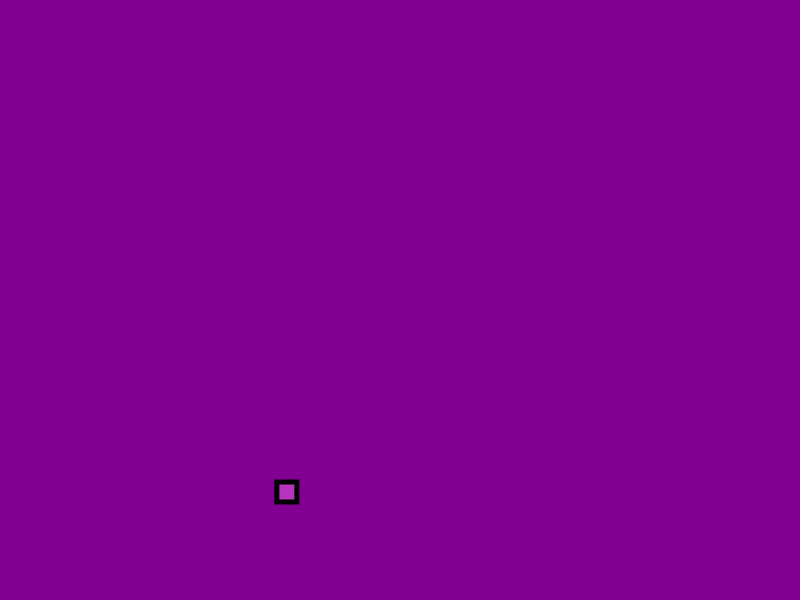
Frame 1 (no input)
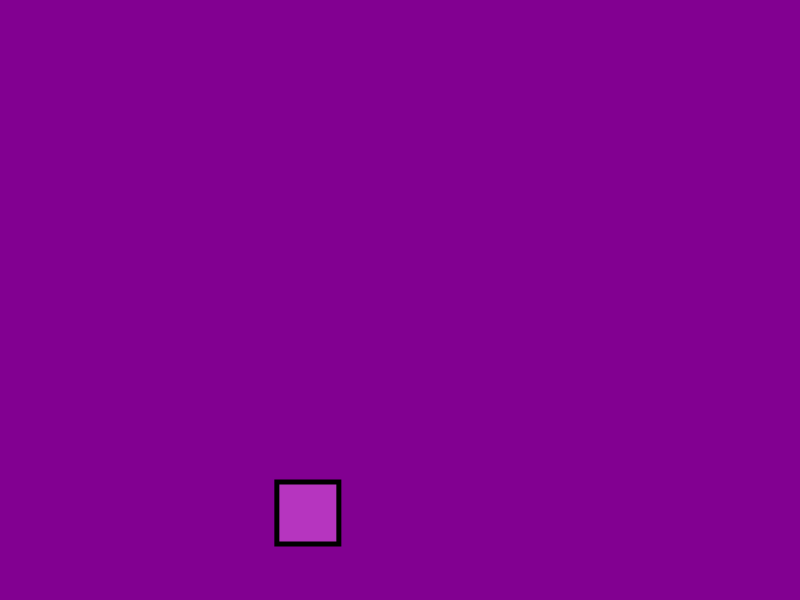
Frame 60 (no input)
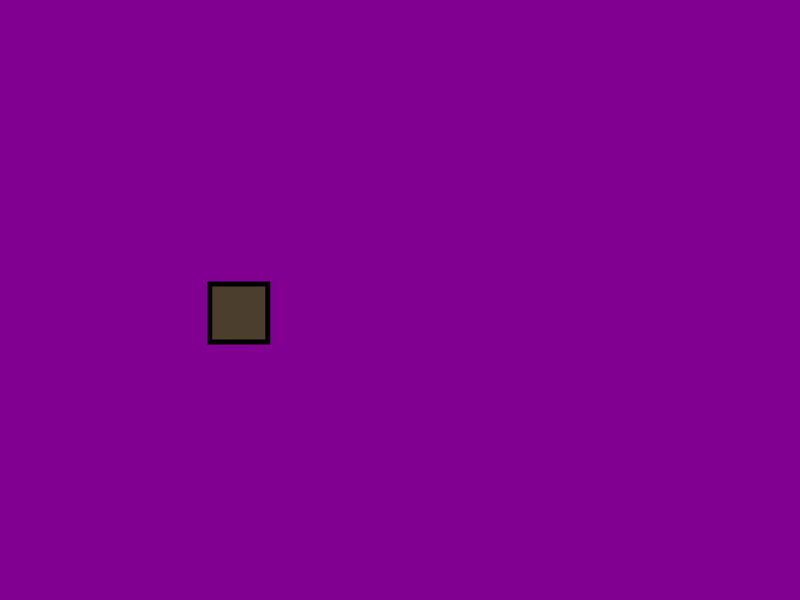
Frame 120 (the mouse pressed at the canvas centre since frame 60)

The p5.js sketch that drew these frames (run headless with seeded random() and noise() and a simulated clock; from frame 60 on, the mouse is pressed at the canvas centre):

// p5.js sketch
// ── sketch.js
let colors = [];
let posS = [];
let size = 20;
let growA = 2;
let grow = true;
let actiefS = 0;
let opacityS = 0;

function setup() {
  createCanvas(800, 600);
  // pushed kleuren en posities naar de arrays voor gebruik
  for (let i = 0; i < 15; i++) {
    colors.push([random(255), random(255), random(255)]);
    posS.push([random(0, 800), random(0, 600)]);
  }
}

function draw() {
  background("rgb(130, 0, 145)");
  console.log(size);
  for (let i = 0; i <= actiefS; i++) {
    fill(colors[i]);
    if (i == actiefS) {
      strokeWeight(5);
      rect(...posS[i], size, size, opacityS);
    }
    else {
      rect(...posS[i], 0, 0);
    }
  }
  if (grow === true) {
    size += growA
  }
  else if (grow === false) {
    size -= growA
  }
  if (size <= 0) {
    grow = true
    actiefS += 1
  }
  if (size >= 100) {
    grow = false
  }
  if (actiefS == 15) {
    actiefS = 0
  }

}
